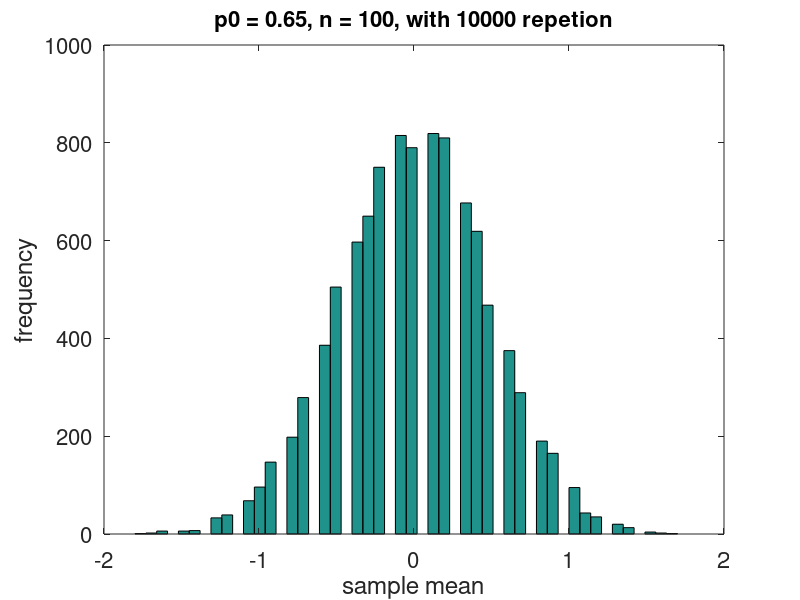
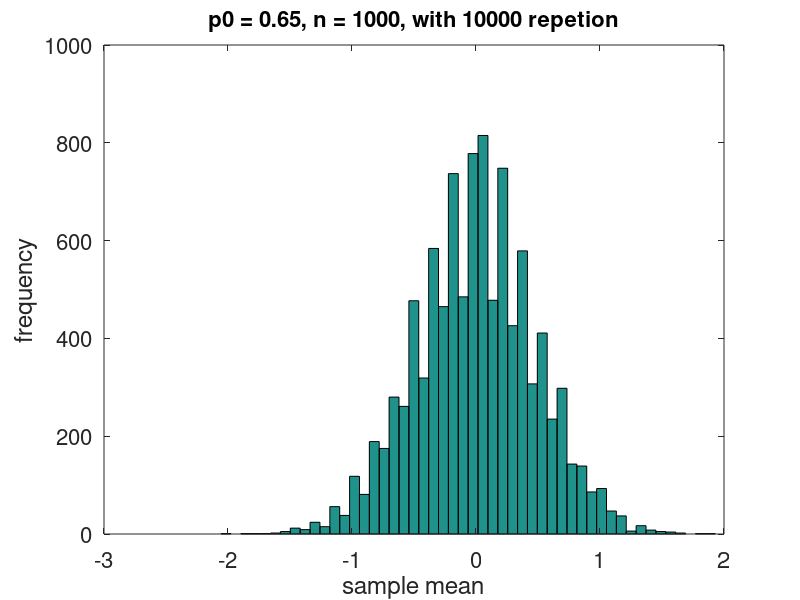
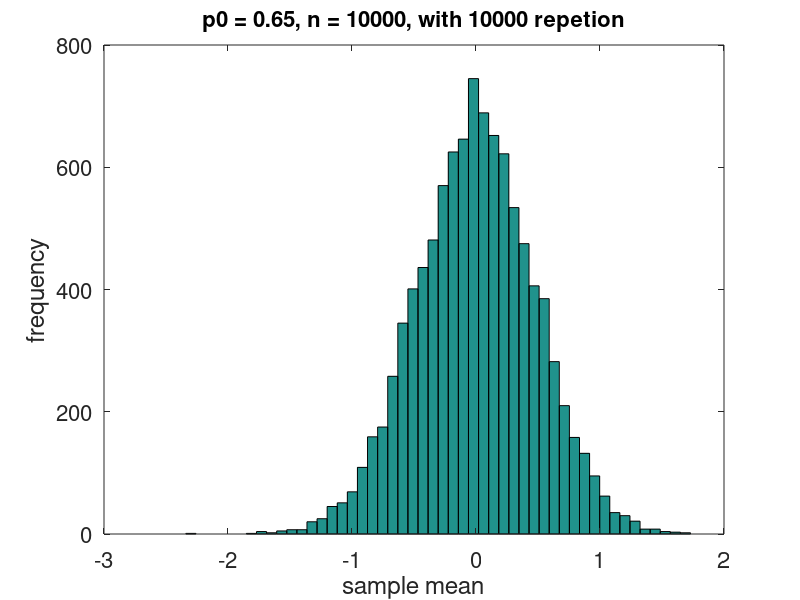

Source code (MATLAB) for these figures, in order:
% run the Monte Carlo simulation for Bernoulli trial
clear
p0 = 0.65; % true probability of getting head when tossing the biased conin
n = [100 1000 10000]; % matrix of sample size
rep = 10000; % number of repeated experiments with n-sample
bins = 50;
for i = 1:1:length(n)
    f = rand(n(i),rep); % generate a mantrix of uniform distributed number between 0
                        % and 1, the point is to create a logical matrix y
                        % consist of only 0 and 1 value with the proportion
                        % of 1 roughly aroun p0 (0.65)
    y = (f < p0); % generate matrix y with only logical value
    ybar = mean(y);
    z = sqrt(n(i))*(ybar - p0);
    % display results in histogram
    figure(i)
    hist(z,bins);
    set(gca, 'Fontsize',16)
    xlabel('sample mean')
    ylabel('frequency')
    %ylabel('Fontsize',16)
    title(['p0 = 0.65, n = ',num2str(n(i)),', with ',num2str(rep),' repetion'], ...
          'Fontsize', 16)
end
